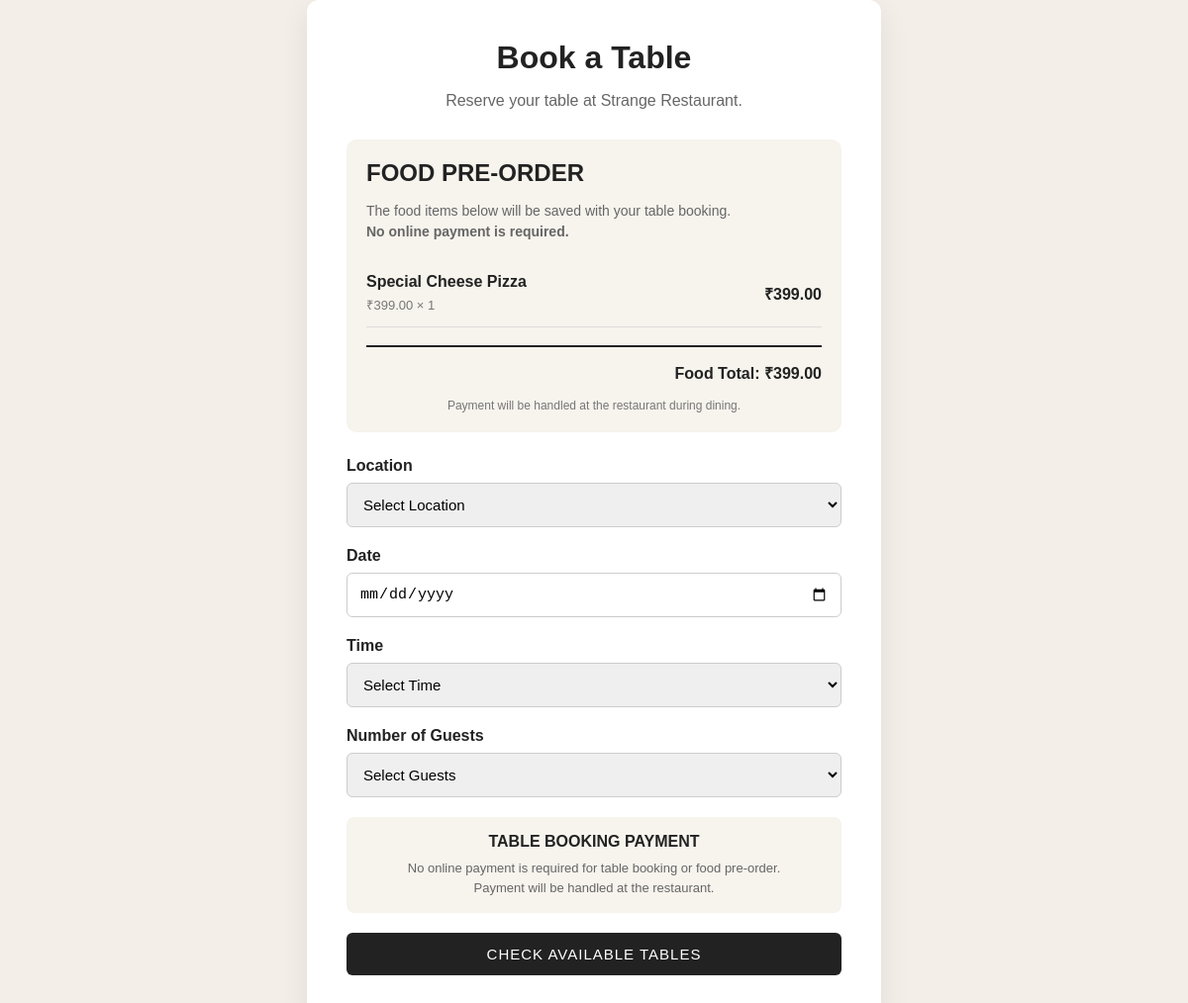
Page /booking/ (signed in) on the committed database.
### orders/models.py (models this page shows, shortened)
class CartItem(models.Model):
    user = models.ForeignKey(
        User,
        on_delete=models.CASCADE
    )
    menu_item = models.ForeignKey(
        MenuItem,
        on_delete=models.CASCADE
    )
    quantity = models.PositiveIntegerField(
        default=1
    )
    added_at = models.DateTimeField(
        auto_now_add=True
    )

### menu/models.py (models this page shows, shortened)
class MenuItem(models.Model):
    CATEGORY_CHOICES = [
        ('Starter', 'Starter'),
        ('Main Course', 'Main Course'),
        ('Dessert', 'Dessert'),
        ('Drinks', 'Drinks'),
    ]
    LOCATION_CHOICES = [
        ('surat', 'Surat'),
        ('delhi', 'Delhi'),
        ('pune', 'Pune'),
    ]
    name = models.CharField(max_length=150)
    description = models.TextField(
        blank=True
    )
    price = models.DecimalField(
        max_digits=8,
        decimal_places=2
    )
    category = models.CharField(
        max_length=50,
        choices=CATEGORY_CHOICES
    )
    location = models.CharField(
        max_length=20,
        choices=LOCATION_CHOICES
    )
    image = models.ImageField(
        upload_to='menu/',
        blank=True,
        null=True
    )
    is_available = models.BooleanField(
        default=True
    )
    created_at = models.DateTimeField(
        auto_now_add=True
    )

### booking/views.py (the view, shortened to what this page needs)
# urls.py: path('', booking_home, name='booking'),
@login_required
def booking_home(request):
    available_tables = []
    location = ''
    date = ''
    time = ''
    guests = ''
    table_id = ''
    no_table_message = ''
    error_message = ''
    booking = None
    dine_in_order = None
    cart_items = CartItem.objects.filter(
        user=request.user
    ).select_related('menu_item')
    food_total = sum(
        item.menu_item.price * item.quantity
        for item in cart_items
    )
    return render(
        request,
        'booking/booking.html',
        {
            'available_tables': available_tables,
            'selected_location': location,
            'selected_date': date,
            'selected_time': time,
            'selected_guests': guests,
            'no_table_message': no_table_message,
            'error_message': error_message,
            'today': timezone.localdate(),
            'cart_items': cart_items,
            'food_total': food_total,
            'booking': booking,
            'dine_in_order': dine_in_order,
        }
    )

### booking/templates/booking/booking.html (shortened to what this page needs)
{% load static %}
<!DOCTYPE html>
<html lang="en">
<head>
    <link rel="stylesheet"
          href="{% static 'booking/css/style.css' %}">
</head>
<body>
    <div class="booking-container">
        <h1>
            Book a Table
        </h1>
        <p class="booking-subtitle">
            Reserve your table at Strange Restaurant.
        </p>
        {% if booking %}
            <div class="booking-confirmation">
                <h2>
                    Booking Submitted
                </h2>
                <p class="confirmation-message">
                    Your table booking request has been
                    submitted successfully.
                </p>
                <p>
                    <strong>Booking ID:</strong>
                    #{{ booking.id }}
                </p>
                <p>
                    <strong>Location:</strong>
                    {{ booking.location|title }}
                </p>
                <p>
                    <strong>Table:</strong>
                    Table {{ booking.table.table_number }}
                </p>
                <p>
                    <strong>Date:</strong>
                    {{ booking.date }}
                </p>
                <p>
                    <strong>Time:</strong>
                    {{ booking.time }}
                </p>
                <p>
                    <strong>Guests:</strong>
                    {{ booking.guests }}
                </p>
                <p>
                    <strong>Status:</strong>
                    {{ booking.status }}
                </p>
                <div style="
                    margin-top: 25px;
                    padding: 18px;
                    background: #f7f3ed;
                    border-radius: 8px;
                ">
                    <h3 style="
                        margin-top: 0;
                        margin-bottom: 10px;
                    ">
                        FOOD PRE-ORDER
                    </h3>
                    <p style="
                        margin: 0;
                        color: #666;
                        font-size: 14px;
                        line-height: 1.6;
                    ">
                        {% if dine_in_order %}
                            Your selected food items have
                            been saved with this table booking.
                            <br><br>
                            <strong>
                                Food Total:
                                ₹{{ dine_in_order.total_amount|floatformat:2 }}
                            </strong>
                            <br><br>
                            <strong>
                                No online payment is required.
                            </strong>
                            <br>
                            Payment can be made at the restaurant
                            during your dining time.
                        {% else %}
                            No food items were selected
                            for this table booking.
                            <br><br>
                            You can simply enjoy your dining
                            experience at the restaurant.
                        {% endif %}
                    </p>
                </div>
                <div style="
                    display: flex;
                    gap: 12px;
                    margin-top: 25px;
                ">
                    <a href="{% url 'my_bookings' %}"
                       style="
                           flex: 1;
                           text-align: center;
                           text-decoration: none;
                           padding: 12px;
                           background: #222;
                           color: white;
                           border-radius: 6px;
                           font-size: 14px;
                           letter-spacing: 0.5px;
                       ">
                        MY BOOKINGS
                    </a>
                    <a href="{% url 'my_orders' %}"
                       style="
                           flex: 1;
                           text-align: center;
                           text-decoration: none;
                           padding: 12px;
                           background: #222;
                           color: white;
                           border-radius: 6px;
                           font-size: 14px;
                           letter-spacing: 0.5px;
                       ">
                        MY ORDERS
                    </a>
                    <a href="{% url 'home' %}"
                       style="
                           flex: 1;
                           text-align: center;
                           text-decoration: none;
                           padding: 12px;
                           background: #222;
                           color: white;
                           border-radius: 6px;
                           font-size: 14px;
                           letter-spacing: 0.5px;
                       ">
                        HOME
                    </a>
                </div>
            </div>
        {% else %}
            {% if cart_items %}
                <div style="
                    margin-bottom: 25px;
                    padding: 20px;
                    background: #f7f3ed;
                    border-radius: 10px;
                ">
                    <h2 style="
                        margin-top: 0;
                        margin-bottom: 8px;
                    ">
                        FOOD PRE-ORDER
                    </h2>
                    <p style="
                        margin-bottom: 18px;
                        color: #666;
                        font-size: 14px;
                        line-height: 1.5;
                    ">
                        The food items below will be saved
                        with your table booking.
                        <br>
                        <strong>
                            No online payment is required.
                        </strong>
                    </p>
                    {% for item in cart_items %}
                        <div style="
                            display: flex;
                            justify-content: space-between;
                            align-items: center;
                            gap: 15px;
                            padding: 13px 0;
                            border-bottom: 1px solid #ddd;
                        ">
                            <div>
                                <strong>
                                    {{ item.menu_item.name }}
                                </strong>
                                <p style="
                                    margin: 5px 0 0;
                                    color: #777;
                                    font-size: 13px;
                                ">
                                    ₹{{ item.menu_item.price|floatformat:2 }}
                                    × {{ item.quantity }}
                                </p>
                            </div>
                            <strong>
                                ₹{{ item.menu_item.price|floatformat:2 }}
                            </strong>
                        </div>
                    {% endfor %}
                    <div style="
                        margin-top: 18px;
                        padding-top: 15px;
                        border-top: 2px solid #222;
                        text-align: right;
                    ">
                        <strong>
                            Food Total:
                            ₹{{ food_total|floatformat:2 }}
                        </strong>
                    </div>
                    <p style="
                        margin-top: 15px;
                        margin-bottom: 0;
                        text-align: center;
                        font-size: 12px;
                        color: #777;
                    ">
                        Payment will be handled at the
                        restaurant during dining.
                    </p>
                </div>
            {% endif %}
            <form method="POST">
                <div class="form-group">
                    <label for="location">
                        Location
                    </label>
                    <select
                        name="location"
                        id="location"
                        required
                    >
                        <option value="">
                            Select Location
                        </option>
                    </select>
                </div>
                <div class="form-group">
                    <label for="date">
                        Date
                    </label>
                    <input
                        type="date"
                        name="date"
                        id="date"
                        value="{{ selected_date }}"
                        min="{{ today }}"
                        required
                    >
                </div>
                <div class="form-group">
                    <label for="time">
                        Time
                    </label>
                    <select name="time" id="time" required>
    <option value="">Select Time</option>
</select>
                </div>
                <div class="form-group">
                    <label for="guests">
                        Number of Guests
                    </label>
                    <select
                        name="guests"
                        id="guests"
                        required
                    >
                        <option value="">
                            Select Guests
                        </option>
                    </select>
                </div>
                <div style="
                    margin: 20px 0;
                    padding: 16px;
                    background: #f7f3ed;
                    border-radius: 8px;
                    text-align: center;
                ">
                    <strong>
                        TABLE BOOKING PAYMENT
                    </strong>
                    <p style="
                        margin: 8px 0 0;
                        color: #666;
                        font-size: 13px;
                        line-height: 1.5;
                    ">
                        No online payment is required
                        for table booking or food pre-order.
                        <br>
                        Payment will be handled at the
                        restaurant.
                    </p>
                </div>
                <button
                    type="submit"
                    class="booking-button"
                >
                    {% if available_tables %}
                        CONFIRM TABLE & PRE-ORDER
                    {% else %}
                        CHECK AVAILABLE TABLES
                    {% endif %}
                </button>
            </form>
        {% endif %}
    </div>
</body>
</html>

### booking/static/booking/css/style.css (style rules this page uses)
body { margin: 0; min-height: 100vh; display: flex; justify-content: center; align-items: center; background: #f3eee7; font-family: Arial, sans-serif; color: #222; }
.booking-container { width: 100%; max-width: 500px; background: white; padding: 40px; border-radius: 12px; box-shadow: 0 10px 30px rgba(0, 0, 0, 0.08); }
.booking-container h1 { margin-top: 0; margin-bottom: 10px; text-align: center; }
.booking-subtitle { text-align: center; color: #666; margin-bottom: 30px; }
.form-group { margin-bottom: 20px; }
.form-group label { display: block; margin-bottom: 8px; font-weight: bold; }
.form-group input, .form-group select { width: 100%; box-sizing: border-box; padding: 12px; border: 1px solid #ccc; border-radius: 6px; font-size: 15px; }
.booking-button { width: 100%; padding: 13px; border: none; border-radius: 6px; background: #222; color: white; font-size: 15px; letter-spacing: 1px; cursor: pointer; }

### rows in the picture
CartItem: menu_item.name "Special Cheese Pizza", menu_item.price "399.00", quantity "1"

### other values in the picture
{{ food_total|floatformat:2 }} "399.00"
